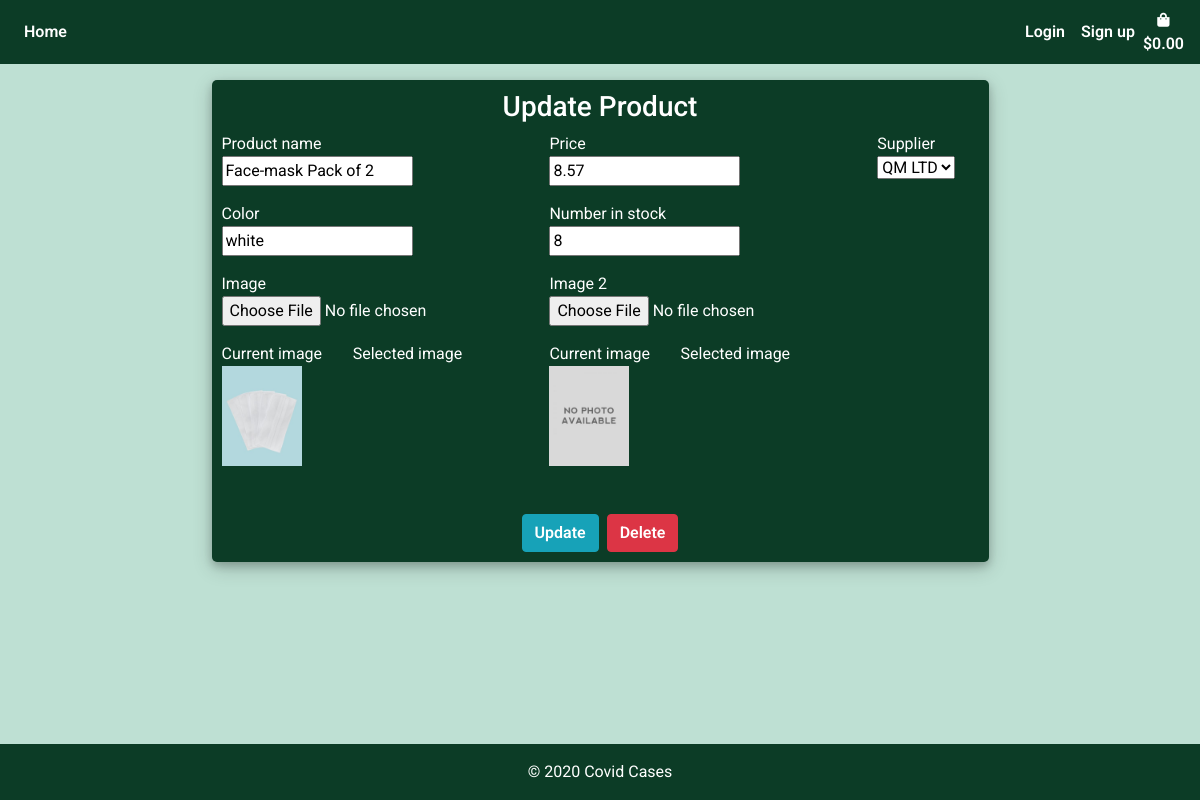
/update/9/, run on an earlier commit of the app's database.
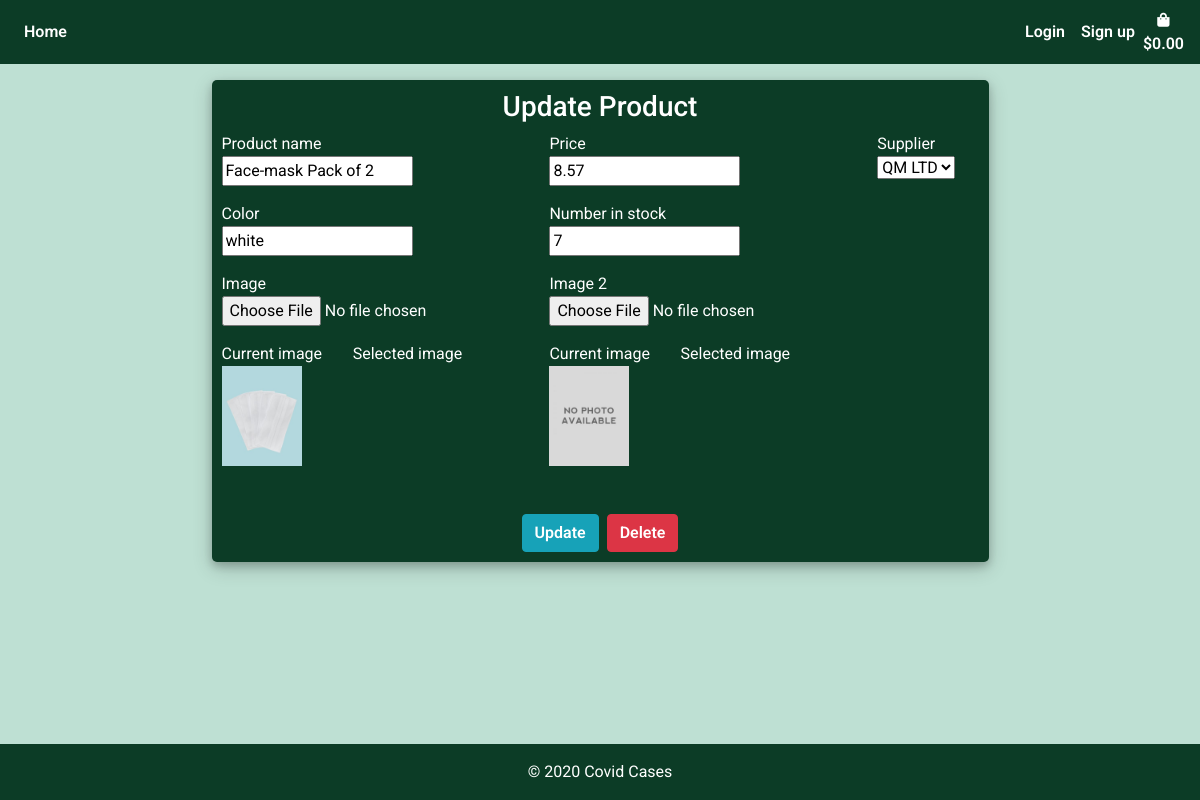
And on a later commit of the database.
### products/models.py (models this page shows, shortened)
class Product(models.Model):
    product_name = models.CharField(max_length=settings.CONST_PROFILE_ATTR)
    color = models.CharField(max_length=settings.CONST_PROFILE_ATTR)
    price = models.DecimalField(max_digits=6, decimal_places=2)
    image = ResizedImageField(size=[400, 500], crop=['middle', 'center'],quality=100, upload_to='', default='noimage.jpeg')
    image_2 = ResizedImageField(size=[400, 500], crop=['middle', 'center'],quality=100, upload_to='', default='noimage.jpeg', null=True)
    number_in_stock = models.IntegerField(null=True , editable=True, default=0)
    is_active = models.BooleanField(default=True, null=True)
    created_by = models.CharField(max_length=settings.CONST_PROFILE_ATTR, null=True)
    created_date = models.TimeField(auto_now_add=True, null=True)
    supplier = models.ForeignKey(Supplier, on_delete=models.CASCADE, null=True)

### products/views.py (the view)
# urls.py: path('update/<int:id>/', views.update_product, name="update_product"),
def update_product(request, id):
    product = Product.objects.get(id=id)
    if request.method == "POST":
        form = ProductForm(request.POST, request.FILES, instance=product)
        if form.is_valid():
            form.save()
            return redirect(reverse("products"))
    else:
        form = ProductForm(request.POST or None, instance=product)
    context = {
        "form": form,
        "product": product,
    }
    return render(request, "products/products_form.html", context)

### products/forms.py
class ProductForm(forms.ModelForm):
    image = forms.ImageField(required=False, widget=forms.FileInput)
    image_2 = forms.ImageField(required=False, widget=forms.FileInput)
    supplier = forms.ModelChoiceField(queryset=Supplier.objects.all(), label='Supplier', widget=forms.Select)
    use_required_attribute = False
    class Meta:
        model = Product
        fields = ["product_name", "color",
        "price","image", "image_2", "number_in_stock", "supplier"]
    def __init__(self, *args, **kwargs):
        super(ProductForm, self).__init__(*args, **kwargs)
        for fieldname in ["product_name", "color",
        "price","image", "image_2", "number_in_stock", "supplier"]:
            self.fields[fieldname].helper = FormHelper()

### products/models.py (called while the page is built)
    def __str__(self):
        return self.supplier_name

### products/templates/products/products_form.html (shortened to what this page needs)
{% extends 'base.html'%}
{% load static %}
{% load crispy_forms_tags %}
{% block content %}
    <div class="container h-100 mt-3">
		<div class="justify-content-center h-100">
			<div class="product_card">
				<div class="justify-content-center">
					{% if product %}
                        <h3 class="text-center">Update Product</h3>
                    {% else %}
                        <h3 class="text-center">Add Product</h3>
                    {% endif %}
				</div>
				<div class="justify-content-center form_container">
					<form class="form-group mx-auto" method="POST" action="" enctype="multipart/form-data">
                            <div class="row">
                                <div class="col-md-5 mb-3">
                                    {{ form.product_name.label }}
                                    <br>
                                    {{ form.product_name }}
                                </div>
                                <div class="col-md-5 mb-3">
                                    {{ form.price.label }}
                                    <br>
                                    {{ form.price }}
                                </div>
                                <div class="col-md-2 mb-3">
                                    {{ form.supplier.label }}
                                    <br>
                                    {{ form.supplier }}
                                </div>
                            </div>
                            <div class="row">
                                <div class="col-md-5 mb-3">
                                    {{ form.color.label }}
                                    <br>
                                    {{ form.color }}
                                </div>
                                <div class="col-md-4 mb-3">
                                    {{ form.number_in_stock.label }}
                                    <br>
                                    {{ form.number_in_stock }}
                                </div>
                            </div>
                            <div class="row">
                                <div class="col-md-5 mb-3">
                                    {{ form.image.label }}
                                    <br>
                                    {{ form.image }}
                                </div>
                                <div class="col-md-5 mb-3">
                                    {{ form.image_2.label }}
                                    <br>
                                    {{ form.image_2 }}
                                </div>
                            </div>
                            <div class="row">
                                <div class="col-md-2 mb-3">
                                    <h8>Current image</h8>
                                    <br>
                                    <img class="img-fluid" style="height:100px;" src="{{ form.instance.image.url }}" />
                                </div>
                                <div class="col-md-3 mb-3">
                                    <h8>Selected image</h8>
                                    <br>
                                </div>
                                <div class="col-md-2 mb-3">
                                    <h8>Current image</h8>
                                    <br>
                                    <img class="img-fluid" style="height:100px;" src="{{ form.instance.image_2.url }}" />
                                </div>
                                <div class="col-md-3 mb-3">
                                    <h8>Selected image</h8>
                                    <br>
                                </div>
                            </div>
                            <div class="row">
                            </div>
						</div>
                        <div class="d-flex justify-content-center mt-3 product_container">
                            {% if product %}
                                <button class="btn btn-info" type="submit">Update</button>
                                <a class="btn btn-danger ml-2"   data-toggle="modal" data-target="#deleteProduct">Delete</a>
                            {% else %}
                                <button class="btn btn-success" type="submit">Add</button>
                            {% endif %}
                        </div>
				</div>
		</div>
	</div>
{% endblock %}

### templates/base.html (shortened to what this page needs)
{% load static %}
<!DOCTYPE html>
<html lang="en">
<head>
    {% block corecss %}
    <link rel="stylesheet" href="https://stackpath.bootstrapcdn.com/bootstrap/4.5.2/css/bootstrap.min.css"
>
    <link rel="stylesheet" href="https://use.fontawesome.com/releases/v5.6.1/css/all.css">
    <link rel="stylesheet" href="{% static 'css/base.css' %}">
    {% endblock %}
</head>
<body>
    <nav class="navbar navbar-expand-md navbar-light navbar-bg" style="height:100%;">
        <div class="collapse navbar-collapse" id="navbarCollapse">
            <div class="navbar-nav">
                <a href="{% url 'products' %}" class="nav-item nav-link active">Home</a>
            </div>
            <div class="navbar-nav ml-auto">
                {% if user.is_authenticated %}
                    <span class="nav-item hello-msg">Hello, {{ request.user }}</span>
                    <a href="{% url 'logout_user' %}" class="nav-item nav-link">Logout</a>
                {% else %}
                    <a href="{% url 'login_page' %}" class="nav-item nav-link">Login</a>
                    <a href="{% url 'sign_up' %}" class="nav-item nav-link">Sign up</a>
                {% endif%}
                <a class="d-none d-md-inline-block d-lg-inline-block d-xl-inline-block {% if grand_total %} font-weight-bold{% else %}text-black{% endif %} nav-link nav-item"
                        href="{% url 'view_bag' %}" style="padding:0;">
                        <div class="text-center ">
                            <div><i class="fas fa-shopping-bag fa-sm"></i></div>
                            <p class="mt-0 px-0" style="margin:0;">
                                {% if request.session.grand_total %}
                                    ${{ request.session.grand_total |floatformat:2 }}
                                {% else %}
                                    $0.00
                                {% endif %}
                            </p>
                        </div>
                    </a>
            </div>
        </div>
    </nav>
    {% block content %}
    {% endblock%}
    <footer class="page-footer font-small fixed-bottom">
        <div class="footer-copyright text-center py-3">
            © 2020 <span>Covid Cases</span>
        </div>
    </footer>
</body>
</html>

### static/css/base.css (style rules this page uses)
body { background-color: #bee0d3; color: #0C3C26; font-family: 'Roboto', sans-serif; margin: 0; padding: 0; padding-bottom: 60px; margin: 0 0 40px; }
html { position: relative; min-height: 100%; }
.navbar-bg { background-color: #0C3C26; }
a { color: #fff; }
.btn { font-weight: 600; }
.navbar-light .navbar-nav .nav-link.active { color: #fff; font-weight: 600; }
.navbar-light .navbar-nav .nav-link { color: #fff; font-weight: 600; margin: auto; }
.page-footer { background: #0C3C26; width: 100%; color: #fff; position: absolute; }
a { color: #fff; font-weight: 600; }
.login_container, .product_container, .purchase_container { padding: 0 2rem; }
.product_card { background: #0C3C26; color: #fff; width: 70%; margin-top: 2%; margin: auto; justify-content: center; padding: 10px; box-shadow: 0 4px 8px 0 rgba(0, 0, 0, 0.2), 0 6px 20px 0 rgba(0, 0, 0, 0.19); -webkit-box-shadow: 0 4px 8px 0 rgba(0, 0, 0, 0.2), 0 6px 20px 0 rgba(0, 0, 0, 0.19); -moz-box-shadow: 0 4px 8px 0 rgba(0, 0, 0, 0.2), 0 6px 20px 0 rgba(0, 0, 0, 0.19); border-radius: 5px; }

What changed in the data, as far as the page shows it:
changed Product "Face-mask Pack of 2": number_in_stock "8" → "7"
